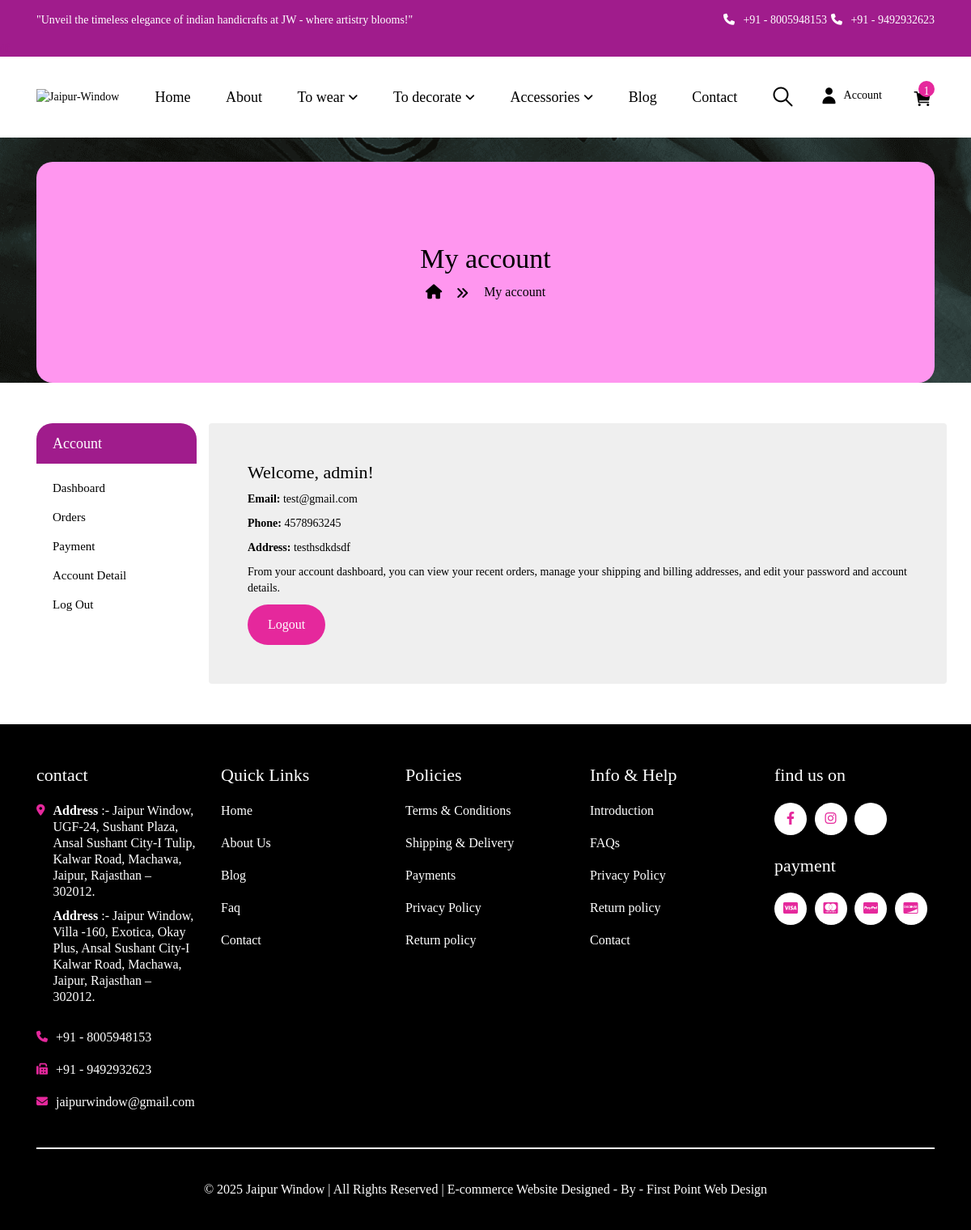
/dashboard.php (signed in), run on the app's committed database.
### tables this page shows
CREATE TABLE `tbl_customer` (
  `id` int(11) NOT NULL,
  `user_id` varchar(20) NOT NULL,
  `cust_name` varchar(100) NOT NULL,
  `cust_email` varchar(100) NOT NULL,
  `cust_phone` varchar(15) NOT NULL,
  `cust_address` text NOT NULL,
  `password` varchar(255) DEFAULT NULL,
  `cust_datetime` datetime NOT NULL,
  `cust_status` tinyint(1) NOT NULL DEFAULT 0
);

CREATE TABLE `tbl_contact` (
  `id` int(11) NOT NULL,
  `heading` text NOT NULL,
  `address` text NOT NULL,
  `phone_no_1` text NOT NULL,
  `phone_no_2` text NOT NULL,
  `email` text NOT NULL,
  `shop_time` text NOT NULL,
  `map_links` text NOT NULL,
  `create_at` timestamp NOT NULL DEFAULT current_timestamp()
);

### dashboard.php (the view, shortened to what this page needs)
<?php
include('./admin/inc/config.php');
$user_id = $_SESSION['customer_id'];
$stmt = $pdo->prepare("SELECT * FROM tbl_customer WHERE id = ?");
$stmt->execute([$user_id]);
$user = $stmt->fetch(PDO::FETCH_ASSOC);
?>
<!DOCTYPE HTML>
<html lang="en-US">
<head>
    <link rel="stylesheet" href="assets/css/bootstrap.min.css">
    <link rel="stylesheet" href="assets/css/owl.carousel.css" type="text/css" media="all" />
    <link rel="stylesheet" href="./assets/cdnjs.cloudflare.com/ajax/libs/font-awesome/6.1.1/css/all.min.css" />
    <link rel="stylesheet" href="assets/fonts/vipodha-font.css" type="text/css" media="all">
    <link rel="stylesheet" href="assets/css/style.css" type="text/css" media="all" />
    <link rel="stylesheet" href="assets/css/mycss.css" type="text/css" media="all" />
    <link rel="stylesheet" href="assets/css/common-page-style.css" type="text/css" media="all" />
    <link rel="stylesheet" href="assets/css/my-cart.css" type="text/css" media="all" />
    <link rel="stylesheet" href="assets/css/vipodha_megamenu.css">
</head>
<body class="accountpage" style="background-image: url(./assets/images/banners/banner-main.jpeg); background-repeat: no-repeat; width: 100%; height: auto;  background-attachment: fixed; background-position: center; overflow-x: hidden !important">
</body>
<?php include('include/header.php'); ?>
<section>
    <div class="breadcrumb-main">
        <div class="container">
            <div class="breadcrumb-container">
                <h2 class="page-title">My account</h2>
                <ul class="breadcrumb">
                    <li class="breadcrumb-item">
                        <a href="index.html">
                            <i class="fas fa-home"></i>
                        </a>
                    </li>
                    <li class="breadcrumb-item">
                        <a href="about.html">
                            My account</a>
                    </li>
                </ul>
            </div>
        </div>
    </div>
</section>
<div class="blog-section">
    <div class="container">
        <div class="row">
            <aside id="column-left" class="col-sm-3">
                <div class="account-content list-group">
                    <div class="box-content">
                        <h3 class="toggled relative">Account</h3>
                        <ul class="list-unstyled nav nav-pills " id="dahboard-tabs" style="background-color: #fff; height: auto;">
                            <li class="nav-item" role="presentation" style="width: 100%;">
                                <a class="fw-semibold active position-relative" id="pills-dashboard-tab" data-bs-toggle="pill" data-bs-target="#pills-dashboard" type="button" role="tab" aria-controls="pills-dashboard" aria-selected="true">Dashboard</a>
                            </li>
                            <li class="nav-item" role="presentation" style="width: 100%;">
                                <a class="fw-semibold position-relative" id="pills-orders-tab" data-bs-toggle="pill" data-bs-target="#pills-orders" type="button" role="tab" aria-controls="pills-orders" aria-selected="false">Orders</a>
                            </li>
                            <li class="nav-item" role="presentation" style="width: 100%;">
                                <a class="fw-semibold position-relative" id="pills-payment-tab" data-bs-toggle="pill" data-bs-target="#pills-payment" type="button" role="tab" aria-controls="pills-orders" aria-selected="false">Payment</a>
                            </li>
                            <li class="nav-item" role="presentation" style="width: 100%;">
                                <a class="fw-semibold position-relative" id="pills-account-tab" data-bs-toggle="pill" data-bs-target="#pills-account" type="button" role="tab" aria-controls="pills-account" aria-selected="false">Account Detail</a>
                            </li>
                            <li><a href="logout.php" class="list-group-item">Log Out</a></li>
                        </ul>
                    </div>
                </div>
            </aside>
            <div id="content" class="col-sm-9 all-blog my-account" style="padding: 0;">
                <div class="tab-content w-100" id="pills-tabContent">
                    <div class="tab-pane fade show active" id="pills-dashboard" role="tabpanel" aria-labelledby="pills-dashboard-tab">
                        <div class="row">
                            <div class="col-lg-12">
                                <div class="well p-5">
                                    <h2>Welcome, <?= ($user['cust_name']) ?>!</h2>
                                    <p><strong>Email:</strong> <?= ($user['cust_email']) ?></p>
                                    <p><strong>Phone:</strong> <?= ($user['cust_phone']) ?></p>
                                    <p><strong>Address:</strong> <?= ($user['cust_address']) ?></p>
                                    <p>From your account dashboard, you can view your recent orders, manage your shipping and billing addresses, and edit your password and account details.</p>
                                    <a href="logout.php" class="btn btn-danger">Logout</a>
                                </div>
                            </div>
                        </div>
                    </div>
                </div>
            </div>
        </div>
    </div>
</div>
<?php include('include/footer.php'); ?>
<link href="./assets/cdnjs.cloudflare.com/ajax/libs/animate.css/3.7.2/animate.min.css" rel="stylesheet" />
</body>
</html>

### include/footer.php (shortened to what this page needs)
<footer>
    <div class="container">
        <div class="footer-top">
            <div class="row">
                <div class="col-md-3">
                    <div class="position-footer-left">
                        <h5 class="toggled title">
                            contact
                        </h5>
                        <ul class="list-unstyled">
                            <?php
                            $statement = $pdo->prepare("SELECT * FROM tbl_contact WHERE id=1");
                            $statement->execute();
                            $result = $statement->fetchAll(PDO::FETCH_ASSOC);
                            foreach ($result as $row) {
                                $address = $row['address'];
                                $phone_no_1 = $row['phone_no_1'];
                                $phone_no_2 = $row['phone_no_2'];
                                $email = $row['email'];
                            }
                            ?>
                            <li>
                                <div class="site">
                                    <div class="contact_title"><i class="fa-solid fa-location-dot"></i></div>
                                    <div class="contact_site"><?= $address; ?></div>
                                </div>
                            </li>
                            <li>
                                <div class="phone">
                                    <div class="contact_title"><i class="fa fa-phone"></i></div>
                                    <div class="contact_site"><a href="tel:+91<?= $phone_no_1; ?>" class="contact_site">+91 - <?= $phone_no_1; ?></a></div>
                                </div>
                            </li>
                            <li>
                                <div class="fax">
                                    <div class="contact_title"><i class="fa fa-fax"></i></div>
                                    <div class="contact_site"><a href="tel:+91<?= $phone_no_2; ?>" class="contact_site">+91 - <?= $phone_no_2; ?></a></div>
                                </div>
                            </li>
                            <li>
                                <div class="email">
                                    <div class="contact_title"><i class="fa fa-envelope"></i></div>
                                    <div class="contact_site"><a href="mailto:<?= $email; ?>"
                                            class="contact_site"><?= $email; ?></a></div>
                                </div>
                            </li>
                        </ul>
                    </div>
                </div>
                <div class="col-md-3">
                    <h5 class="toggled">Quick Links</h5>
                    <ul class="list-unstyled">
                        <li><a href="index.php">Home</a></li>
                        <li><a href="about.php">About Us</a></li>
                        <li><a href="blog.php">Blog</a></li>
                         <li><a href="faq.php">Faq </a></li>
                        <li><a href="contact.php">Contact</a></li>
                    </ul>
                </div>
                <div class="col-md-3">
                    <h5 class="toggled">Policies</h5>
                    <ul class="list-unstyled">
                        <li><a href="terms-conditions.php">Terms & Conditions</a></li>
                        <li><a href="shipping-delivery.php">Shipping & Delivery</a></li>
                        <li><a href="payment-info.php">Payments</a></li>
                        <li><a href="privacy-policy.php">Privacy Policy</a></li>
                        <li><a href="return-policy.php">Return policy</a></li>
                    </ul>
                </div>
                <div class="col-md-3">
                    <h5 class="toggled">Info & Help</h5>
                    <ul class="list-unstyled">
                        <li><a href="about.php">Introduction</a></li>
                        <li><a href="index.php#faq">FAQs</a></li>
                        <li><a href="privacy-policy.php">Privacy Policy</a></li>
                        <li><a href="return-policy.php">Return policy</a></li>
                        <li><a href="contact.php">Contact</a></li>
                    </ul>
                </div>
                <div class="col-md-3">
                    <div class="position-footer-right">
                        <div class="follow-link">
                            <h4>find us on</h4>
                            <div class="social-media">
                                <a href=" https://www.facebook.com/JaipurWindow" target="_blank"><i class="fa-brands fa-facebook-f"></i></a>
                                <a href="https://www.instagram.com/JaipurWindow" target="_blank"><i class="fa-brands fa-instagram"></i></a>
                                <a href="https://x.com/jaipurwindow" target="_blank"><i class="fa-brands fa-x-twitter"></i></a>
                            </div>
                        </div>
                        <div class="payment-link">
                            <h4>payment</h4>
                            <div class="payment-method">
                                <a href="#"><i class="fa-brands fa-cc-visa"></i></a>
                                <a href="#"><i class="fa-brands fa-cc-mastercard"></i></a>
                                <a href="#"><i class="fa-brands fa-cc-paypal"></i></a>
                                <a href="#"><i class="fa-brands fa-cc-discover"></i></a>
                            </div>
                        </div>
                    </div>
                </div>
            </div>
        </div>
        <p class="copyright">© <?= date('Y'); ?> Jaipur Window | All Rights Reserved | <a href="https://firstpointwebdesign.com/" target="blank">E-commerce Website Designed </a> - By - <a href="https://firstpointwebdesign.com/" target="blank"> First Point Web Design</a></p>
    </div>
</footer>

### assets/css/mycss.css (style rules this page uses)
body { overflow-y: scroll; }
#content { margin-bottom: 0 !important; }
.tab-content .btn { background-color: var(--dark-primary-color); }
footer { border: none; padding-top: 50px; margin-top: 50px; color: var(--secondary-color); background: var(--primary-color); }
footer i { color: var(--dark-primary-color); }
.page-title { margin-bottom: -15px; }
h3 { font-family: langlock; }
h1, h2, h3, h4, h5, h6, p { font-family: langlock !important; }
.block_box h3, p { font-family: langlock !important; }
#dahboard-tabs { height:auto; }

### assets/css/common-page-style.css (style rules this page uses)
.breadcrumb-container { background-color: var(--pink-light); padding: 100px 0; border-radius: 20px; }
.breadcrumb-container .page-title { color: black; }
.breadcrumb-container .fa-home { color: black; }
.breadcrumb-item a { color: black !important; }
.breadcrumb-item a::before { color: black !important; }
.breadcrumb-main { padding: 0; padding-top: 30px; }

### assets/css/my-cart.css (style rules this page uses)
.nav { max-width: 1200px; margin: auto; width: 100%; height: 50px; display: flex; justify-content: space-between; align-items: center; }

### data on the page
tbl_customer: cust_name "admin", cust_email "test@gmail.com", cust_phone "4578963245", cust_address "testhsdkdsdf"
tbl_contact: address "Address :- Jaipur Window, UGF-24, Sushant Plaza, Ansal Sushant City-I Tulip, Kalwar Road, Machawa, Jaipur, Rajasthan – 302012. Address :- Jaipur Window, Villa -160, Exotica, Okay Plus, Ansal Sushant City-I Kalwar Road, Machawa, Jaipur, Rajasthan – 302012.", phone_no_1 "8005948153", phone_no_2 "9492932623", email "jaipurwindow@gmail.com"

### other printed values
$total_items "1"
